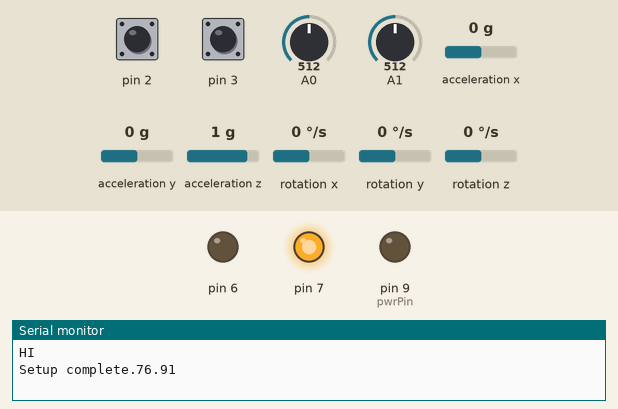
A sketch run on a simulated Arduino Mega 2560, built with avr-gcc and run on an emulated ATmega2560. Shown: output pins drawn as LEDs (lit = HIGH), the last lines printed to the serial monitor. Wiring (inferred from the names in the program): HMC5883L compass at I2C address 0x1E. Inputs (shaded band) come from the test bench; at power-on: pin 2 HIGH, pin 3 HIGH, A0 = 512, A1 = 512, acceleration x 0 g, acceleration y 0 g, acceleration z 1 g, rotation x 0 °/s, rotation y 0 °/s, rotation z 0 °/s. The sensor or clock chip raises its interrupt line as the real part does.

Above: at 0.7 s.
At 3.5 s:
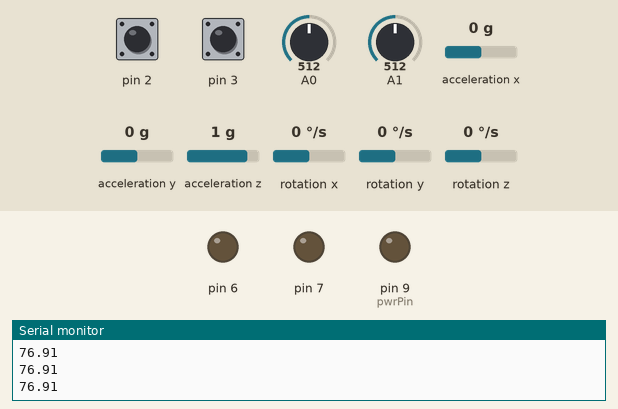
Timing chart, 0 to 5.1 s (numbered marks = the images above):
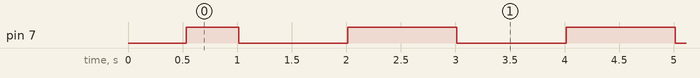

The sketch:

Yaw_set1connected2uno.ino
```cpp
//This is for the set that has the non-flat ITG/MPU, flat HMC5883L
//choose the time interval between data points in milliseconds:
unsigned long timePerData = 1000;  //in long to match other variables


// 9/26 AK: Removed write to SD because it interferes with
// talking to mpu6050.  Use serial logger with
//  Arduino TX -> Logger RXI

// I2C device class (I2Cdev) demonstration Arduino sketch for MPU6050 class using DMP (MotionApps v2.0)
// 6/21/2012 by Jeff Rowberg <jeff@rowberg.net>
// Updates (of the library) should (hopefully) always be available at https://github.com/jrowberg/i2cdevlib

// 1/30/2014
// This sketch was modified by Luis Ródenas <luisrodenaslorda@gmail.com> to include magnetometer and gyro readings
// while DMP is working, in case your magnetometer is attached to aux MPU's I2C lines. It should work with
// any magnetometer, but it has only been tested with HMC5883L.

// Original DMP example sketch has been simplified to my needs, check the original one to see more options.

// This sketch does NOT use the HMC5883L library, but it could be used instead of writing to registers directly.

// Credits to GitHub user muzhig for sharing the code to read magnetometer.


/* ============================================
 I2Cdev device library code is placed under the MIT license
 Copyright (c) 2012 Jeff Rowberg

 Permission is hereby granted, free of charge, to any person obtaining a copy
 of this software and associated documentation files (the "Software"), to deal
 in the Software without restriction, including without limitation the rights
 to use, copy, modify, merge, publish, distribute, sublicense, and/or sell
 copies of the Software, and to permit persons to whom the Software is
 furnished to do so, subject to the following conditions:

 The above copyright notice and this permission notice shall be included in
 all copies or substantial portions of the Software.

 THE SOFTWARE IS PROVIDED "AS IS", WITHOUT WARRANTY OF ANY KIND, EXPRESS OR
 IMPLIED, INCLUDING BUT NOT LIMITED TO THE WARRANTIES OF MERCHANTABILITY,
 FITNESS FOR A PARTICULAR PURPOSE AND NONINFRINGEMENT. IN NO EVENT SHALL THE
 AUTHORS OR COPYRIGHT HOLDERS BE LIABLE FOR ANY CLAIM, DAMAGES OR OTHER
 LIABILITY, WHETHER IN AN ACTION OF CONTRACT, TORT OR OTHERWISE, ARISING FROM,
 OUT OF OR IN CONNECTION WITH THE SOFTWARE OR THE USE OR OTHER DEALINGS IN
 THE SOFTWARE.
 ===============================================
 */

// I2Cdev and MPU6050 must be installed as libraries, or else the .cpp/.h files
// for both classes must be in the include path of your project
#include "I2Cdev.h"
#include "MPU6050_6Axis_MotionApps20.h"

// Arduino Wire library is required if I2Cdev I2CDEV_ARDUINO_WIRE implementation
// is used in I2Cdev.h
#if I2CDEV_IMPLEMENTATION == I2CDEV_ARDUINO_WIRE
#include "Wire.h"
#endif


// **********************  CONFIGURATION   **********************************
// class default I2C address is 0x68
// specific I2C addresses may be passed as a parameter here


// Pins ---ITG/MPU to SD Sheild --- : VCC(5V), SDA(A4), SCL(A5), int(Pin 2), GND(GND)
// Pins From --- HMC5883L to ITG/MPU--- : SCL(4700ohms-->3.3,XCL), SDA(XDA,4700oms), VCC(3.3,SD Sheild),GRD(GRD,SD Sheild)

// AD0 low = 0x68 (default for SparkFun breakout and InvenSense evaluation board)
// AD0 high = 0x69
MPU6050 mpu(0x68); // Most common is 0x68

/*


 This sketch depends on the MPU-6050's INT pin being connected to the Arduino's
 external interrupt #0 pin.

 On the Arduino Uno and Mega 2560, this is digital I/O pin 2. On DUE you can
 use ANY pin. Remember to modify this some lines below.
 * ========================================================================= */


// ================================================================
// ===               HMC5883L              ===

// Variables used
#define HMC5883L_DEFAULT_ADDRESS    0x1E
#define HMC5883L_RA_DATAX_H         0x03
#define HMC5883L_RA_DATAZ_H         0x05
#define HMC5883L_RA_DATAY_H         0x07
int16_t m_raw[3];//, m_proc[3];     //To store magnetometer readings
/*float HardIronOffset[3] = {50, -99, -84.5};
float MagnMagnitude[3] = {502, 496, 479.5};
float HardIronOffset[3] = {49.5,-243.5,-445.5};
float MagnMagnitude[3] = {625.5, 626.5, 571.5};*/

float m_proc[3];
float HardIronOffset[3] = {62.5,-209,-361.5};
float MagnMagnitude[3] = {537.5,543,509.5};


// ================================================================
// ===               MPU6050              ===


// MPU control/status vars
bool dmpReady = false;  // set true if DMP init was successful
uint8_t mpuIntStatus;   // holds actual interrupt status byte from MPU
uint8_t devStatus;      // return status after each device operation (0 = success, !0 = error)
uint16_t packetSize;    // expected DMP packet size (default is 42 bytes)
uint16_t fifoCount;     // count of all bytes currently in FIFO
uint8_t fifoBuffer[64]; // FIFO storage buffer
int dmpInterrupt_pin=0;

// orientation/motion vars
Quaternion q;           // [w, x, y, z]         quaternion container
VectorFloat gravity;    // [x, y, z]            gravity vector
float ypr[3];           // [yaw, pitch, roll]   yaw/pitch/roll container and gravity vector
float newypr[3];


// ================================================================
// ===               TEMPERATURE-BASED CONSTANTS             ===


// Temperature-based PMT supply control constants
const int tp1 = 1;
const int tp2 = 0;
const int stype = 0;
const int pwrPin = 9;
const float vRef = 3.3;
// Min and Max Temperatures from SensTech_PMT_P30CW5_iss01.pdf
const float minT = 5.0;
const float maxT = 55.0;
// Record Temperatures
float temp1, temp2;

// ================================================================
// ===               DATA COLLECTION              ===


// To do data recording
unsigned long Ndata; //note: needs to be long
unsigned long seconds, milliSinceLastSecond;
boolean newdata;  //used for testing, may not be necessary
float decAngleAdj = 0.064984; //Not needed, but reminder that declination needs correction
volatile int crCount;
int Scintillator_pin=1; // Check where your INT pin is connected. Check below.
bool blinkState = false;


// ================================================================
// ===               INTERRUPT DETECTION ROUTINE                ===
// ================================================================


volatile bool mpuInterrupt = false;     // indicates whether MPU interrupt pin has gone high
void dmpDataReady() {
  mpuInterrupt = true;
}


// ================================================================
// ===           MAGNETOMETER CONFIGURATION ROUTINE             ===
// ================================================================

void configMagAxis(int chan) {
  mpu.setSlaveAddress(chan, HMC5883L_DEFAULT_ADDRESS | 0x80); // 0x80 turns 7th bit ON, according to datasheet, 7th bit controls Read/Write direction
  mpu.setSlaveEnabled(chan, true);
  mpu.setSlaveWordByteSwap(chan, false);
  mpu.setSlaveWriteMode(chan, false);
  mpu.setSlaveWordGroupOffset(chan, false);
  mpu.setSlaveDataLength(chan, 2);
}

// ================================================================
// ===                      INITIAL SETUP                       ===
// ================================================================

void setup() {

  // Flag for errors in setup
  int errorFlag = 0;

  // join I2C bus (I2Cdev library doesn't do this automatically)
#if I2CDEV_IMPLEMENTATION == I2CDEV_ARDUINO_WIRE
  Wire.begin();
  TWBR = ((F_CPU / 400000L) - 16) / 2;
  //Serial.println(TWBR);
  // **************************************************************
  // It is best to configure I2C to 400 kHz.
  // If you are using an Arduino DUE, modify the variable TWI_CLOCK to 400000, defined in the file:
  // c:/Program Files/Arduino/hardware/arduino/sam/libraries/Wire/Wire.h
  // If you are using any other Arduino instead of the DUE, uncomment the following line:
 //TWBR = 24; // 400kHz I2C clock (200kHz if CPU is 8MHz)  //This line should be commented if you are using Arduino DUE
  // **************************************************************
#elif I2CDEV_IMPLEMENTATION == I2CDEV_BUILTIN_FASTWIRE
  Fastwire::setup(400, true);
#endif

  // initialize serial communication
  Serial1.begin(38400);  //115200 is too fast for Arduino Mini Pro, 38400 is max it can handle
  Serial.begin(38400);
Serial.println("HI");
  // NOTE: 8MHz or slower host processors, like the Teensy @ 3.3v or Ardunio
  // Pro Mini running at 3.3v, cannot handle this baud rate reliably due to
  // the baud timing being too misaligned with processor ticks. You must use
  // 38400 or slower in these cases, or use some kind of external separate
  // crystal solution for the UART timer.

  // wait for ready
  while (Serial.available() && Serial.read()); // empty buffer

  // initialize device
  mpu.initialize();

  // verify connection
  if (!mpu.testConnection()) { errorFlag = 1;}
  // load and configure the DMP
  devStatus = mpu.dmpInitialize();

  // supply your own gyro offsets here, scaled for min sensitivity
  // If you don't know yours, you can find an automated sketch for this task from: http://www.i2cdevlib.com/forums/topic/96-arduino-sketch-to-automatically-calculate-mpu6050-offsets/

  //scaled for MPU-6050 provided by Lou using offset detection software found online
  //AK 29May2014

  /*mpu.setXAccelOffset(-4061);
  mpu.setYAccelOffset(-867);
  mpu.setZAccelOffset(1288);

  mpu.setXGyroOffset(106);
  mpu.setYGyroOffset(-32);
  mpu.setZGyroOffset(20);*/

  //scaled for GY521 with pins made to set it flat using offset detection software found online
  //AK 31Oct2014

  mpu.setXAccelOffset(149);
  mpu.setYAccelOffset(1626);
  mpu.setZAccelOffset(883);

  mpu.setXGyroOffset(-9);
  mpu.setYGyroOffset(40);
  mpu.setZGyroOffset(9);


  // In case you want to change MPU sensors' measurements ranges, you should implement it here. This has not been tested with DMP.

  // Magnetometer configuration

  mpu.setI2CMasterModeEnabled(0);
  mpu.setI2CBypassEnabled(1);

  Wire.beginTransmission(HMC5883L_DEFAULT_ADDRESS);
  Wire.write(0x02);
  Wire.write(0x00);  // Set continuous mode
  Wire.endTransmission();
  delay(5);

  Wire.beginTransmission(HMC5883L_DEFAULT_ADDRESS);
  Wire.write(0x00);
  Wire.write(B00011000);  // 75Hz
  Wire.endTransmission();
  delay(5);

  mpu.setI2CBypassEnabled(0);

  mpu.setSlaveRegister(0, HMC5883L_RA_DATAX_H);
  mpu.setSlaveRegister(1, HMC5883L_RA_DATAY_H);
  mpu.setSlaveRegister(2, HMC5883L_RA_DATAZ_H);
  configMagAxis(0);
  configMagAxis(1);
  configMagAxis(2);

  mpu.setI2CMasterModeEnabled(1);


  // make sure it worked (returns 0 if so)
  if (devStatus == 0) {
    // turn on the DMP, now that it's ready
    mpu.setDMPEnabled(true);

    // enable Arduino interrupt detection
    attachInterrupt(dmpInterrupt_pin, dmpDataReady, FALLING);
    mpuIntStatus = mpu.getIntStatus();

    // set our DMP Ready flag so the main loop() function knows it's okay to use it
    dmpReady = true;

    // get expected DMP packet size for later comparison
    packetSize = mpu.dmpGetFIFOPacketSize();
  }
  else {
    // ERROR! if:
    // devstatus=1 => initial memory load failed
    // devstatus=2 => DMP configuration updates failed
    // (if it's going to break, usually the code will be 1)
    errorFlag = 2;
  }

  // configure pin to simulate scintillator detections (testing only!)
  pinMode(6, OUTPUT);
  pinMode(7, OUTPUT);
  digitalWrite(7, LOW);
  digitalWrite(6, LOW);


  // Attach interrupt for scintillator detection
  attachInterrupt(Scintillator_pin, increment, FALLING);

  // Attach temperature sensor
  pinMode( pwrPin, OUTPUT );


  //Initialize counting for data collection
  Ndata = 0;
  crCount=0;


  if (errorFlag != 0) {
    Serial.print("Error ");
    Serial.print(errorFlag);
  } else {
     Serial.print("Setup complete.");
  }
}


// ================================================================
// ===                    MAIN PROGRAM LOOP                     ===
// ================================================================

void loop() {

  temp1 = readTemp( tp1, stype );
  temp2 = readTemp( tp2, stype );
  digitalWrite( pwrPin, temp1 > minT && temp1 < maxT &&
                            temp2 > minT && temp2 < maxT );

  // if programming failed, don't try to do anything
  if (!dmpReady) return;

  // wait for MPU interrupt or extra packet(s) available
  while (!mpuInterrupt && fifoCount < packetSize) {
    // other program behavior stuff here
    // .
    // .
    // .
    // if you are really paranoid you can frequently test in between other
    // stuff to see if mpuInterrupt is true, and if so, "break;" from the
    // while() loop to immediately process the MPU data
    // .
    // .
    // .
   }

  // reset interrupt flag and get INT_STATUS byte
  mpuInterrupt = false;
  mpuIntStatus = mpu.getIntStatus();

  // get current FIFO count
  fifoCount = mpu.getFIFOCount();

  // check for overflow (this should never happen unless our code is too inefficient)
  if ((mpuIntStatus & 0x10) || fifoCount == 1024) {
    // reset so we can continue cleanly
    Serial.println(F("FIFO overflow!"));
    mpu.resetFIFO();
    // otherwise, check for DMP data ready interrupt (this should happen frequently)
  }


  else if (mpuIntStatus & 0x02) {
    while (fifoCount < packetSize) {
      fifoCount = mpu.getFIFOCount();
    }

    // Keep reading out buffer until newest data is retreived
    while (fifoCount >= packetSize) {
      mpu.getFIFOBytes(fifoBuffer, packetSize);
      fifoCount -= packetSize;
      newdata = true;  //flag that new data is available.
    }

    if (millis() > Ndata*timePerData && newdata) {

      calcDirection();
      //Serial.print("x ");
      float MagnMag = 500;
     /*Serial.print(MagnMag * cos(newypr[0]) * cos(newypr[1]));
    Serial.print(" ");
    Serial.print(-MagnMag * sin(newypr[0]) * cos(newypr[1]));
    Serial.print(" ");
    Serial.println(MagnMag * sin(newypr[1]));*/
      //Serial.print("x ");
      /*Serial.print(m_proc[0]);
      Serial.print(" ");
      Serial.print(m_proc[1]);
      Serial.print(" ");
      Serial.println(m_proc[2]);*/
      newdata = false;    // flag current data as old.
      blinkState = !blinkState;
      digitalWrite(7, blinkState);
      Ndata=Ndata+1;

    }

  }

}


// ================================================================
// ===                    SUB-ROUTINES                       ===
// ================================================================


// Read HMC5883L and MPU6050 data and calculate pitch, roll, heading

void calcDirection() {
              //Read mpu6050 and calculate heading
              mpu.dmpGetQuaternion(&q, fifoBuffer);
              mpu.dmpGetGravity(&gravity, &q);
              mpu.dmpGetYawPitchRoll(ypr, &q, &gravity);

              //Read magnetometer
              m_raw[0]=mpu.getExternalSensorWord(0);
              m_raw[1]=mpu.getExternalSensorWord(2);
              m_raw[2]=mpu.getExternalSensorWord(4);
              m_proc[0] = (m_raw[0] - HardIronOffset[0])/MagnMagnitude[0];
              m_proc[1] = (m_raw[1] - HardIronOffset[1])/MagnMagnitude[1];
              m_proc[2] = (m_raw[2] - HardIronOffset[2])/MagnMagnitude[2];

             // newypr[2] = atan2(-gravity.y, -gravity.z);
             newypr[2]=atan2(-gravity.x,-gravity.z);

              //float roll = newypr[2];
              //newypr[1] = atan2(gravity.x , -gravity.y * sin(roll) - gravity.z * cos(roll));
              //float pitch = newypr[1];
              float pitch = -ypr[2];
              float roll = ypr[1];
              float Bx=-m_proc[0];
              float By=-m_proc[1];
              float Bz=-m_proc[2];
              float XhScaled = Bx * cos(pitch) + By * sin(pitch) * sin(roll) + Bz * sin(pitch) * cos(roll);
              float YhScaled = Bz * sin(roll) - By * cos(roll);
              float yaw = atan2(YhScaled, XhScaled)+decAngleAdj;
             Serial1.println(yaw*180/3.14159);
             Serial.println(yaw*180/3.14159);

                 //Optional displays for scatter3d_dataDisplay
                 //displayData(gravity.x,gravity.y,gravity.z);
                 //displayData(0,pitch*180./M_PI, roll*180./M_PI);
                 //displayData(0,XhScaled,YhScaled);
                //displayData(m_proc[0],m_proc[1],m_proc[2]);
             // float MagnMag = 500;
             // displayData(MagnMag * cos(newypr[0]) * cos(newypr[1]), MagnMag * sin(newypr[0]) * cos(newypr[1]), MagnMag * sin(newypr[1]));
}


void printSerial() {
    Serial.print(millis());
    Serial.print("\t");
    /*Serial.print(crCount);
    crCount=0;
    Serial.print("\t");*/
    Serial.print(newypr[0] * 180/M_PI);
    Serial.print("\t");
    Serial.print(newypr[1] * 180/M_PI);
    Serial.print("\t");
    Serial.print(newypr[2] * 180/M_PI);
    Serial.print("\t");
    Serial.print(m_raw[0]);
    Serial.print("\t");
    Serial.print(m_raw[1]);
    Serial.print("\t");
    Serial.print(m_raw[2]);
    Serial.print("\t");
    Serial.print(gravity.x,4);
    Serial.print("\t");
    Serial.print(gravity.y,4);
    Serial.print("\t");
    Serial.print(gravity.z,4);
    /*Serial.print("\t");
    Serial.print(temp1);
    Serial.print("\t");
    Serial.print(temp2);*/
    Serial.println();

}


void increment()
{
      crCount++;
}


float readTemp( int pin, int sensType ) {
  // Temperature Sensor constants:
  //   0  LM60
  //   1  MAX6605
  //   2  TMP36
  int mVoltsAtRefTemp[] = { 424, 744, 750 };
  int refTempC[] = { 0, 0, 25 };
  float mVperDegC[] = { 6.25, 11.9, 10.0 };

  int reading = analogRead(pin);
  float mVolts = reading * vRef / 1.024;

  return( ( mVolts - mVoltsAtRefTemp[sensType] ) /
            ( mVperDegC[sensType] ) +
            refTempC[sensType]);
}
```

Measured:
- by itself, pin 7: repeats every 2.0 s: LOW 1.0 s, HIGH 1.0 s
- by itself, everything shown: repeats every 16.0 s, in 16 steps
